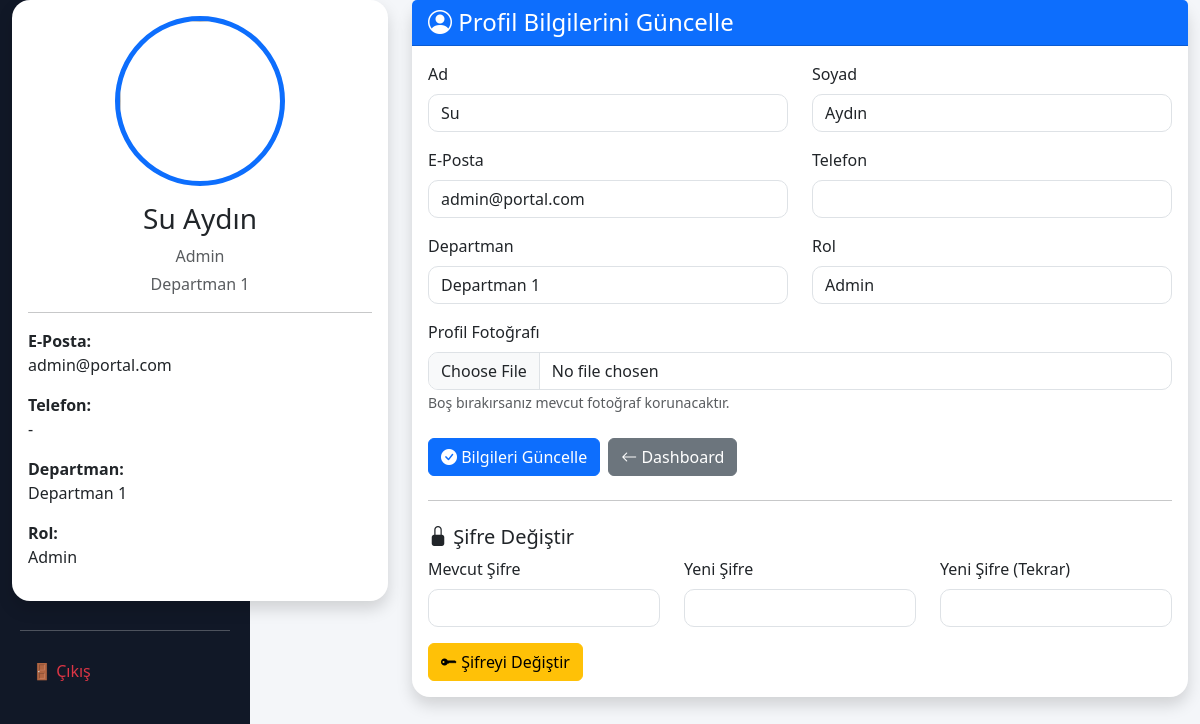
The app's page /pages/profile.php (signed in) with its own data.
### tables this page shows
CREATE TABLE `users` (
  `id` int(11) NOT NULL,
  `employee_id` int(11) DEFAULT NULL,
  `role_id` int(11) NOT NULL,
  `department_id` int(11) NOT NULL,
  `first_name` varchar(50) NOT NULL,
  `last_name` varchar(50) NOT NULL,
  `email` varchar(100) NOT NULL,
  `password` varchar(255) NOT NULL,
  `phone` varchar(20) DEFAULT NULL,
  `profile_photo` varchar(255) DEFAULT NULL,
  `job_title` varchar(100) DEFAULT NULL,
  `created_at` timestamp NOT NULL DEFAULT current_timestamp(),
  `status` tinyint(1) NOT NULL DEFAULT 1
);

CREATE TABLE `roles` (
  `id` int(11) NOT NULL,
  `role_name` varchar(50) NOT NULL,
  `created_at` timestamp NOT NULL DEFAULT current_timestamp()
);

CREATE TABLE `departments` (
  `id` int(11) NOT NULL,
  `department_name` varchar(100) NOT NULL,
  `created_at` timestamp NOT NULL DEFAULT current_timestamp()
);

### pages/profile.php (the view, shortened to what this page needs)
<?php
require_once "../config/database.php";
$sorgu = $pdo->prepare("
SELECT
users.*,
roles.role_name,
departments.department_name
FROM users
LEFT JOIN roles
ON users.role_id = roles.id
LEFT JOIN departments
ON users.department_id = departments.id
WHERE users.id = ?
");
$sorgu->execute([
    $_SESSION["user_id"]
]);
$kullanici = $sorgu->fetch(PDO::FETCH_ASSOC);
?>
<!DOCTYPE html>
<html lang="tr">
<head>
<link href="https://cdn.jsdelivr.net/npm/bootstrap@5.3.7/dist/css/bootstrap.min.css" rel="stylesheet">
<link href="https://cdn.jsdelivr.net/npm/bootstrap-icons@1.11.3/font/bootstrap-icons.css" rel="stylesheet">
</head>
<body>
<?php require_once "../includes/sidebar.php"; ?>
<div class="container-fluid">
<div class="row">
<div class="col-lg-4 mb-4">
<div class="card shadow profile-card">
<div class="card-body text-center">
<?php
if(!empty($kullanici["profile_photo"])
&& file_exists("../uploads/profiles/".$kullanici["profile_photo"])){
?>
<img
src="../uploads/profiles/<?= htmlspecialchars($kullanici["profile_photo"]) ?>"
class="profile-photo mb-3">
<?php }else{ ?>
<img
src="../assets/user.png"
class="profile-photo mb-3">
<?php } ?>
<h3>
<?= htmlspecialchars($kullanici["first_name"]) ?>
<?= htmlspecialchars($kullanici["last_name"]) ?>
</h3>
<p class="text-muted mb-1">
<?= htmlspecialchars($kullanici["role_name"]) ?>
</p>
<p class="text-muted">
<?= htmlspecialchars($kullanici["department_name"] ?? "-") ?>
</p>
<hr>
<div class="text-start">
<p>
<strong>E-Posta:</strong>
<br>
<?= htmlspecialchars($kullanici["email"]) ?>
</p>
<p>
<strong>Telefon:</strong>
<br>
<?= htmlspecialchars($kullanici["phone"] ?: "-") ?>
</p>
<p>
<strong>Departman:</strong>
<br>
<?= htmlspecialchars($kullanici["department_name"] ?? "-") ?>
</p>
<p>
<strong>Rol:</strong>
<br>
<?= htmlspecialchars($kullanici["role_name"]) ?>
</p>
</div>
</div>
</div>
</div>
<div class="col-lg-8">
<div class="card shadow info-card">
<div class="card-header bg-primary text-white">
<h4 class="mb-0">
<i class="bi bi-person-circle"></i>
Profil Bilgilerini Güncelle
</h4>
</div>
<div class="card-body">
<form method="POST" enctype="multipart/form-data">
<div class="row">
<div class="col-md-6 mb-3">
<label class="form-label">
Ad
</label>
<input
type="text"
name="first_name"
class="form-control"
value="<?= htmlspecialchars($kullanici["first_name"]) ?>"
required>
</div>
<div class="col-md-6 mb-3">
<label class="form-label">
Soyad
</label>
<input
type="text"
name="last_name"
class="form-control"
value="<?= htmlspecialchars($kullanici["last_name"]) ?>"
required>
</div>
<div class="col-md-6 mb-3">
<label class="form-label">
E-Posta
</label>
<input
type="email"
name="email"
class="form-control"
value="<?= htmlspecialchars($kullanici["email"]) ?>"
required>
</div>
<div class="col-md-6 mb-3">
<label class="form-label">
Telefon
</label>
<input
type="text"
name="phone"
class="form-control"
value="<?= htmlspecialchars($kullanici["phone"]) ?>">
</div>
<div class="col-md-6 mb-3">
<label class="form-label">
Departman
</label>
<input
type="text"
class="form-control"
value="<?= htmlspecialchars($kullanici["department_name"] ?? "-") ?>"
readonly>
</div>
<div class="col-md-6 mb-3">
<label class="form-label">
Rol
</label>
<input
type="text"
class="form-control"
value="<?= htmlspecialchars($kullanici["role_name"]) ?>"
readonly>
</div>
<div class="col-md-12 mb-4">
<label class="form-label">
Profil Fotoğrafı
</label>
<input
type="file"
name="profile_photo"
class="form-control"
accept=".jpg,.jpeg,.png">
<small class="text-muted">
Boş bırakırsanız mevcut fotoğraf korunacaktır.
</small>
</div>
<div class="col-md-12 d-flex gap-2">
<button
type="submit"
name="guncelle"
class="btn btn-primary">
<i class="bi bi-check-circle-fill"></i>
Bilgileri Güncelle
</button>
<a
href="dashboard.php"
class="btn btn-secondary">
<i class="bi bi-arrow-left"></i>
Dashboard
</a>
</div>
</div>
</form>
<hr class="my-4">
<h5>
<i class="bi bi-lock-fill"></i>
Şifre Değiştir
</h5>
<form method="POST" action="change-password.php">
<div class="row">
<div class="col-md-4 mb-3">
<label class="form-label">
Mevcut Şifre
</label>
<input
type="password"
name="old_password"
class="form-control"
required>
</div>
<div class="col-md-4 mb-3">
<label class="form-label">
Yeni Şifre
</label>
<input
type="password"
name="new_password"
class="form-control"
required>
</div>
<div class="col-md-4 mb-3">
<label class="form-label">
Yeni Şifre (Tekrar)
</label>
<input
type="password"
name="new_password2"
class="form-control"
required>
</div>
<div class="col-md-12">
<button
type="submit"
class="btn btn-warning">
<i class="bi bi-key-fill"></i>
Şifreyi Değiştir
</button>
</div>
</div>
</form>
</div>
</div>
</div>
</div>
</div>
</body>
</html>

### pages/profile.php (style rules this page uses)
body { background:#f4f6f9; }
.profile-card { border:none; border-radius:18px; }
.profile-photo { width:170px; height:170px; border-radius:50%; object-fit:cover; border:5px solid #0d6efd; }
.info-card { border:none; border-radius:18px; }
.form-control, .form-select { border-radius:10px; }

### records on screen
users: first_name "Su", last_name "Aydın", role.role_name "Admin", department.department_name "Departman 1", email "admin@portal.com", phone "-"
